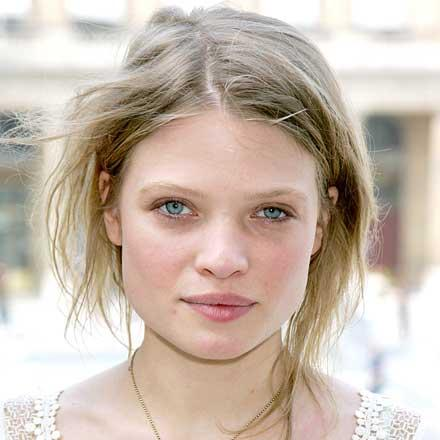
#> input picture data/test.png, 440 x 440 px
$ python test.py
#> lines starting #> are read from the running program, lines starting #| are printed output that depends on the picture; after the words box and inside, x2 and y2 are one past the last pixel; in counts of white or black regions, pixels touching at a corner belong together
### structure.py
#!/usr/bin/env python3
# -*- coding: utf-8 -*-
"""
Created on Fri Mar  16  2018

@author: jingyi
"""

import math
import numpy as np


class Point(object):
    """
    A class to represent point
    """
    def __init__(self, x, y):
        """ Initialized by coordinate x and y """
        self.x = x
        self.y = y

    def __add__(self, other):
        """ Adding corresponding parameters of object Point """
        return Point(self.x+other.x, self.y+other.y)

    def __sub__(self, other):
        """ Subtracted corresponding parameters by other point """
        return Point(self.x-other.x, self.y-other.y)

    def __truediv__(self, other):
        """ Dividing each parameter of object Point by a constant """
        return Point(self.x/other, self.y/other)

    def __eq__(self, other):
        """ Checking if is equal to another """
        return self.x == other.x and self.y == other.y

    def __ne__(self, other):
        """ Checking it is not equal to another """
        return not self.__eq__(other)

    def distance(self, other):
        """ Calculating distance to another point """
        return math.sqrt((self.x - other.x)**2 + (self.y - other.y)**2)


class Shape(object):
    """
    A class to represent the shape of an object by a list of points
    """
    def __init__(self, pts=[]):
        """ Initialized by a list of points """
        self.pts = pts
        self.num_pts = len(pts)

    # [27 lines left out: functions __add__, __sub__, __truediv__, __eq__, not called in this run]

    def __ne__(self, other):
        """ Checking if is not equal to another shape """
        return not self.__eq__(other)

    # [13 lines left out: functions slice, merge, not called in this run]

    def append_shape_with_points(self, pt):
        """ Appending points to a shape """
        self.pts.append(pt)
        self.num_pts += 1

    # [12 lines left out: functions transform, get_centroid, not called in this run]

    """ Different interpretation of a shape """
    def get_vector(self):
        """ Changing shapes to a vector: getting the list of points'
        coordinates, then flat it to one-dimensional vector """
        vec = np.zeros((self.num_pts, 2))
        for i in range(len(self.pts)):
            vec[i, :] = [self.pts[i].x, self.pts[i].y]
        return vec.flatten()

    @staticmethod
    def get_matrix(vec):
        """ Changing shapes from vector to n*2 matrix """
        return np.reshape(vec, (-1, 2))

    @staticmethod
    def turn_back_to_point(vec):
        """ Turning vector back to class Point matrix """
        s = Shape([])
        vec = np.reshape(vec, (-1, 2))
        for i, j in vec:
            s.append_shape_with_points(Point(i, j))
        return s

    # [5 lines left out: function print, not called in this run]

### utils.py
#!/usr/bin/env python3
# -*- coding: utf-8 -*-
"""
Created on Wes Mar  21  2018

@author: jingyi
"""

import numpy as np
import cv2 as cv
import math

from structure import Shape


# [7 lines left out: function gaussian_pyramid, not called in this run]


def get_init_shape(img, mean_shape):
    """ Getting initial shape from eyes """
    gray = cv.cvtColor(img, cv.COLOR_BGR2GRAY)

    face_cascade = cv.CascadeClassifier('./data/haarcascade_frontalface_default.xml')
    eye_cascade = cv.CascadeClassifier("./data/haarcascade_eye.xml")

    center = []
    faces = face_cascade.detectMultiScale(gray, 1.3, 5)
    for (x, y, w, h) in faces:
        # cv.rectangle(img, (x, y), (x + w, y + h), (255, 0, 0), 2)
        roi_gray = gray[y:y + h, x:x + w]
        roi_color = img[y:y + h, x:x + w]
        eyes = eye_cascade.detectMultiScale(roi_gray)
        for (ex, ey, ew, eh) in eyes:
            center.append((x + ex + ew / 2, y + ey + eh / 2))
            # cv.rectangle(roi_color, (ex, ey), (ex+ew, ey+eh), (0, 255, 0), 2)
            # cv.circle(roi_color, (int(ex + ew / 2), int(ey + eh / 2)), 2, (0, 255, 0), 2)

    center = sorted(center)
    true_left_center = center[0]
    true_right_center = center[1]

    left_shape = Shape.get_matrix(mean_shape.get_vector())[36:42]
    right_shape = Shape.get_matrix(mean_shape.get_vector())[42:48]

    left_shape = np.array(left_shape)
    right_shape = np.array(right_shape)

    left_center = np.mean(left_shape, axis=0)
    right_center = np.mean(right_shape, axis=0)

    # translation
    t = true_left_center - left_center

    # scale
    true_dist = math.sqrt(
        (true_right_center[1] - true_left_center[1]) ** 2 + (true_right_center[0] - true_left_center[0]) ** 2)
    dist = math.sqrt((right_center[1] - left_center[1]) ** 2 + (right_center[0] - left_center[0]) ** 2)
    s = true_dist / dist

    # theta
    k1 = (true_right_center[1] - true_left_center[1]) / (true_right_center[0] - true_left_center[0])
    k2 = (right_center[1] - left_center[1]) / (right_center[0] - left_center[0])
    theta = math.atan((k1 - k2) / (1 + k1 * k2))
    theta = math.radians(theta)

    for pt in mean_shape.pts:
        pt.x = pt.x * math.cos(theta) + pt.y * math.sin(theta)
        pt.y = -pt.x * math.sin(theta) + pt.y * math.cos(theta)
        pt.x = int(pt.x * s)
        pt.y = int(pt.y * s)

    left_shape = Shape.get_matrix(mean_shape.get_vector())[36:42]
    left_shape = np.array(left_shape)
    left_center = np.mean(left_shape, axis=0)
    t = true_left_center - left_center
    for pt in mean_shape.pts:
        pt.x = int(pt.x + t[0])
        pt.y = int(pt.y + t[1])

    return mean_shape

### fit.py
#!/usr/bin/env python3
# -*- coding: utf-8 -*-
"""
Created on Sat Mar  17  2018

@author: jingyi
"""

import cv2 as cv
import math
import numpy as np
import os
import sys

from structure import Point
from structure import Shape
from viewer import show_points


class ModelFitter(object):
    """
    A class to fit the model to images
    """
    def __init__(self, image, shape, n=0, k=0):
        self.image = self.__cvtGradient(image)
        self.shape = shape
        self.k = k  # length of a feature
        self.n = n  # whole features

        self.__load_features()

    @staticmethod
    def __cvtGradient(image):
        image = cv.cvtColor(image, cv.COLOR_BGR2GRAY)
        image = np.sqrt(image.astype(float))
        dx = cv.Sobel(image, cv.CV_64F, 1, 0, ksize=5)
        dy = cv.Sobel(image, cv.CV_64F, 0, 1, ksize=5)
        absx = cv.convertScaleAbs(dx)
        absy = cv.convertScaleAbs(dy)
        # gradient image
        gimage = cv.addWeighted(absx, 0.5, absy, 0.5, 0)
        return gimage

    def __load_features(self):
        """ Loading trained features from asm """
        if os.path.exists("./data/asm_gl_mean.npy"):
            self.glmean = np.load("./data/asm_gl_mean.npy")
        if os.path.exists("./data/asm_gl_cov.npy"):
            self.glcov = np.load("./data/asm_gl_cov.npy")
        if os.path.exists("./data/P.npy"):
            self.P = np.load("./data/P.npy")
            #self.P = self.P.astype(float)
        else:
            print("No trained file.")

    @staticmethod
    def get_normal_to_point(pre, nex):
        """ Getting normal of current with previous and next points """
        dx = nex.x - pre.x
        dy = nex.y - pre.y
        # turn the normal vector to a unit
        mag = math.sqrt(dx ** 2 + dy ** 2)
        mag = mag if mag > 0 else 1
        return -dy / mag, dx / mag

    def sample_along_normal(self, points):
        """ Sampling along the normal to points[1]
        :return the profile list of points[1]
        """
        # get normal of point[1] with point[0] and point[2]
        norm = self.get_normal_to_point(points[0], points[2])
        if abs(norm[0]) == 0 and abs(norm[1]) == 0:
            norm = (0, 1)
        positives = []
        negatives = []
        # current point is points[1]
        current = (int(points[1].x), int(points[1].y))

        # create positives and negatives for n points on normal to current point
        i = 1
        while len(positives) < self.n:
            # the int coordination of the sample
            # ( images has no float pixel coordination )
            new = (int(current[0] - i * norm[0]), int(current[1] - i * norm[1]))
            if (new not in positives) and (new not in negatives):
                positives.append(new)
            i += 1

        i = 1
        while len(negatives) < self.n:
            new = (int(current[0] + i * norm[0]), int(current[1] + i * norm[1]))
            if (new not in positives) and (new not in negatives):
                negatives.append(new)
            i += 1

        # merge them in order to be a (2k+1) length profile list
        negatives.reverse()
        return negatives + [current] + positives

    def profile(self, image, points):
        """ Get the profile for points[1] in an image """
        # gray features of points[1], len = 2k+1
        height, width = image.shape[:2]
        grays = []
        for x, y in self.sample_along_normal(points):
            if x >= height or x < 0 or y >= width or y < 0:
                grays.append(0)
            else:
                grays.append(float(image[x, y]))
        grays = np.array(grays)
        # get difference of gray features element by element, so len = 2k
        grays_diff = np.diff(grays)
        # normalize
        div = sum(abs(grays_diff)) if sum(abs(grays_diff)) > 0 else 1
        return grays_diff / div

    def glm(self):
        """ Creating gray level model for current image """
        profiles = np.zeros((self.shape.num_pts, 2 * self.n))
        # iterate over all points in ith shape
        for idx in range(self.shape.num_pts):
            # for each point, get the profile from each image
            profiles[idx, :] = \
                self.profile(self.image, (self.shape.pts[idx - 2], self.shape.pts[idx - 1], self.shape.pts[idx]))
        return profiles

    def find_closest(self):
        """ Finding closest feature """
        pf = self.glm()
        new_pf = []
        for i in range(pf.shape[0]):
            new_pf_tmp = []
            for j in range(2*(self.n-self.k)+1):
                new_pf_tmp.append(pf[i, j:j+2*self.k])
            new_pf.append(new_pf_tmp)
        new_pf = np.array(new_pf)

        offset = []
        # computing m distance
        for i in range(new_pf.shape[0]):
            features = []
            for j in range(new_pf.shape[1]):
                f_tmp = new_pf[i, j, :]

                S = np.zeros_like(self.glcov[i])
                try:
                    S = np.linalg.inv(self.glcov[i])
                except np.linalg.LinAlgError:
                    pass
                else:
                    S = np.ones_like(self.glcov[i])*sys.maxsize

                m = (f_tmp-self.glmean[i]).dot(S).dot((f_tmp-self.glmean[i]).T)
                features.append(m)
            min_idx = features.index(min(features))
            off_idx = int(new_pf.shape[1]/2-min_idx)
            if i+1 == new_pf.shape[0]:
                idx = -1
            else:
                idx = i
            # get normal of current point
            norm = self.get_normal_to_point(self.shape.pts[idx-1], self.shape.pts[idx+1])
            offset.append([norm[0]*off_idx, norm[1]*off_idx])
        return np.array(offset).flatten()

    def iterate(self, iter):
        """ Iterating to get updates """
        b = 0
        for i in range(iter):
            svec = self.shape.get_vector()
            # db = P.T * dx
            delta_b = self.P.T.dot(self.find_closest())
            b += delta_b
            # limit b
            b[b > math.sqrt(3)] = math.sqrt(3)
            b[b < -math.sqrt(3)] = -math.sqrt(3)
            delta = abs(self.P.dot(b))
            svec += delta.astype(float)
            self.shape = Shape.turn_back_to_point(svec)

    def update_shape(self):
        self.iterate(5)

### viewer.py
#!/usr/bin/env python3
# -*- coding: utf-8 -*-
"""
Created on Fri Mar  16  2018

@author: jingyi
"""

import cv2 as cv
import numpy as np
import matplotlib.pyplot as plt

from structure import Shape

PLOT_ON = True


def show_points(image, shape):
    for pt in shape.pts:
        cv.circle(image, (int(pt.x), int(pt.y)), 2, (0, 255, 0), -1)


# [24 lines left out: functions plot, plot_gpa, not called in this run]

### test.py
#!/usr/bin/env python3
# -*- coding: utf-8 -*-
"""
Created on Wed Mar  8  2018

@author: jingyi
"""

import cv2 as cv

from loader import PointsReader
from loader import ImagesReader
from asm import ActiveShapeModel
from structure import Shape
import numpy as np
import math
import time
from fit import ModelFitter
import matplotlib.pyplot as plt
from viewer import show_points
from utils import get_init_shape


# asm pre
MEAN_SHAPE_PATH = "./data/asm_mean_shape.npy"


def main():
    mean_shape = Shape.turn_back_to_point(np.load(MEAN_SHAPE_PATH))
#> (reads data/asm_mean_shape.npy from the repository)
    for pt in mean_shape.pts:
        (pt.x, pt.y) = (pt.y, pt.x)

    img = cv.imread("./data/test.png")
#> img is the input picture: shape (440, 440, 3); mean B, G, R 173, 185.7, 201.1

    mean_shape = get_init_shape(img, mean_shape)
#> in get_init_shape, `gray = cv.cvtColor(img, cv.COLOR_BGR2GRAY)`:
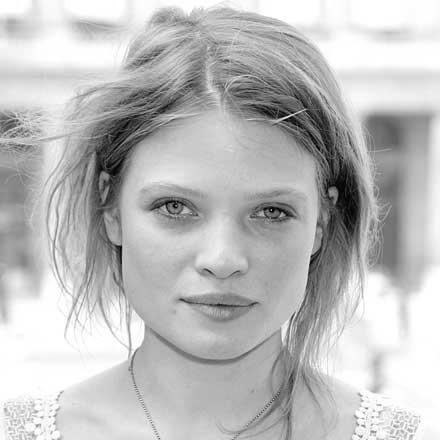
#> gray: shape (440, 440); min 1, max 255, mean 188.8
#> in get_init_shape, `faces = face_cascade.detectMultiScale(gray, 1.3, 5)`: faces = [[87, 110, 268, 268]]
#> the loop in get_init_shape, `for (x, y, w, h) in faces:` made 1 pass
#> (x, y, w, h, eyes) on pass 1: (87, 110, 268, 268, [[58, 71, 55, 55], [154, 75, 58, 58]])
#> pass 1, in get_init_shape, `roi_gray = gray[y:y + h, x:x + w]`:
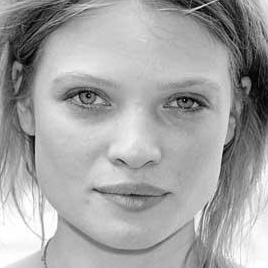
#> roi_gray: shape (268, 268); min 1, max 255, mean 163.9
#> pass 1, in get_init_shape, `roi_color = img[y:y + h, x:x + w]`:
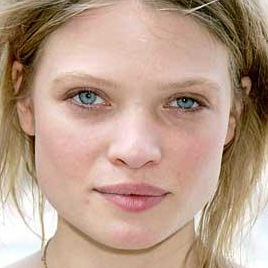
#> roi_color: shape (268, 268, 3); mean B, G, R 139.2, 157.4, 186
#> after the loop in get_init_shape, `for (x, y, w, h) in faces:`: center = [(172.5, 208.5), (270, 214)]
#> in get_init_shape, `true_left_center = center[0]`: true_left_center = (172.5, 208.5)
#> in get_init_shape, `true_right_center = center[1]`: true_right_center = (270, 214)
#> in get_init_shape, `t = true_left_center - left_center`: t = [172.6, 208.6]
#> in get_init_shape, `true_dist = math.sqrt( (true_right_center[1] - true_left_center[1]) **..`: true_dist = 97.66
#> in get_init_shape, `s = true_dist / dist`: s = 525
#> in get_init_shape, `k1 = (true_right_center[1] - true_left_center[1]) / (true_right_center..`: k1 = 0.0564
#> in get_init_shape, `theta = math.atan((k1 - k2) / (1 + k1 * k2))`: theta = 0.0253
#> in get_init_shape, `theta = math.radians(theta)`: theta = 0.000442
#> the loop in get_init_shape, `for pt in mean_shape.pts:` made 68 passes
#> (pt.x, pt.y) on passes 1 to 12: (-118, -55), (-116, -27), (-111, 0), (-103, 27), (-90, 52), (-70, 74), (-47, 93), (-20, 108), (9, 112), (38, 108), (62, 95), (82, 77)
#> after the loop in get_init_shape, `for pt in mean_shape.pts:`: pt.x = -9; pt.y = 50
#> in get_init_shape, `t = true_left_center - left_center`: t = [224.5, 264]
#> the loop in get_init_shape, `for pt in mean_shape.pts:` made 68 passes
#> (pt.x, pt.y) on passes 1 to 12: (106, 209), (108, 237), (113, 264), (121, 291), (134, 316), (154, 338), (177, 357), (204, 372), (233, 376), (262, 372), (286, 359), (306, 341)

    print("*** Fitting asm to a test image...")
    fit = ModelFitter(img, mean_shape, n=15, k=3)
#> in __cvtGradient, `image = np.sqrt(image.astype(float))`:
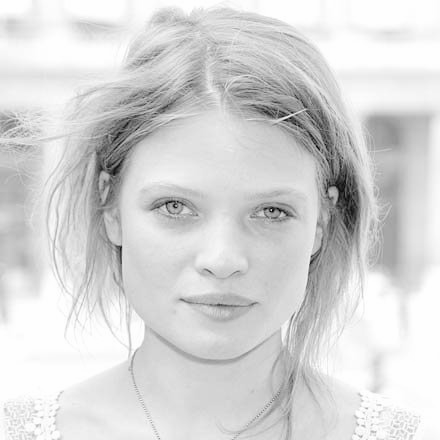
#> image: shape (440, 440) float64; min 1, max 15.97, mean 13.58; drawn with min black and max white
#> in __cvtGradient, `dy = cv.Sobel(image, cv.CV_64F, 0, 1, ksize=5)`:
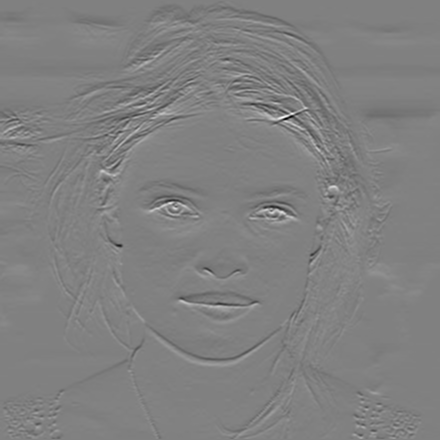
#> dy: shape (440, 440) float64; min -454, max 444.5, mean -0.4; drawn with min black and max white
#> in __cvtGradient, `gimage = cv.addWeighted(absx, 0.5, absy, 0.5, 0)`:
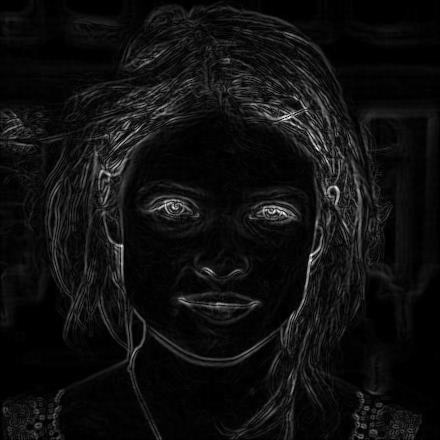
#> gimage: shape (440, 440); min 0, max 243, mean 15.2
#> (reads data/asm_gl_mean.npy from the repository)
#> (reads data/asm_gl_cov.npy from the repository)
#> (reads data/P.npy from the repository)
    fit.update_shape()
#> the loop in iterate, `for i in range(iter):` made 5 passes
    print("Done.")

    show_points(img, fit.shape)
#> after the loop in show_points, `for pt in shape.pts:`:
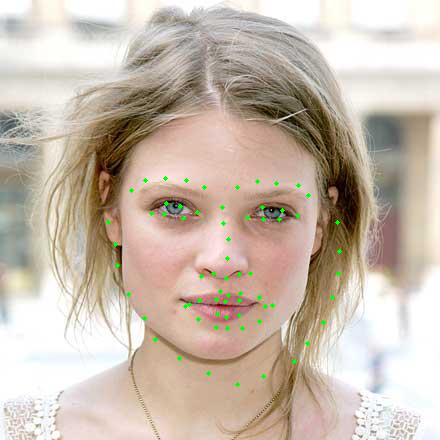
#> image: shape (440, 440, 3); 0.46% of pixels changed, all inside (x1, y1, x2, y2) = (106, 176, 342, 387)

    cv.imshow('img', img)
    cv.waitKey(0)
    cv.destroyAllWindows()


if __name__ == '__main__':
    main()
